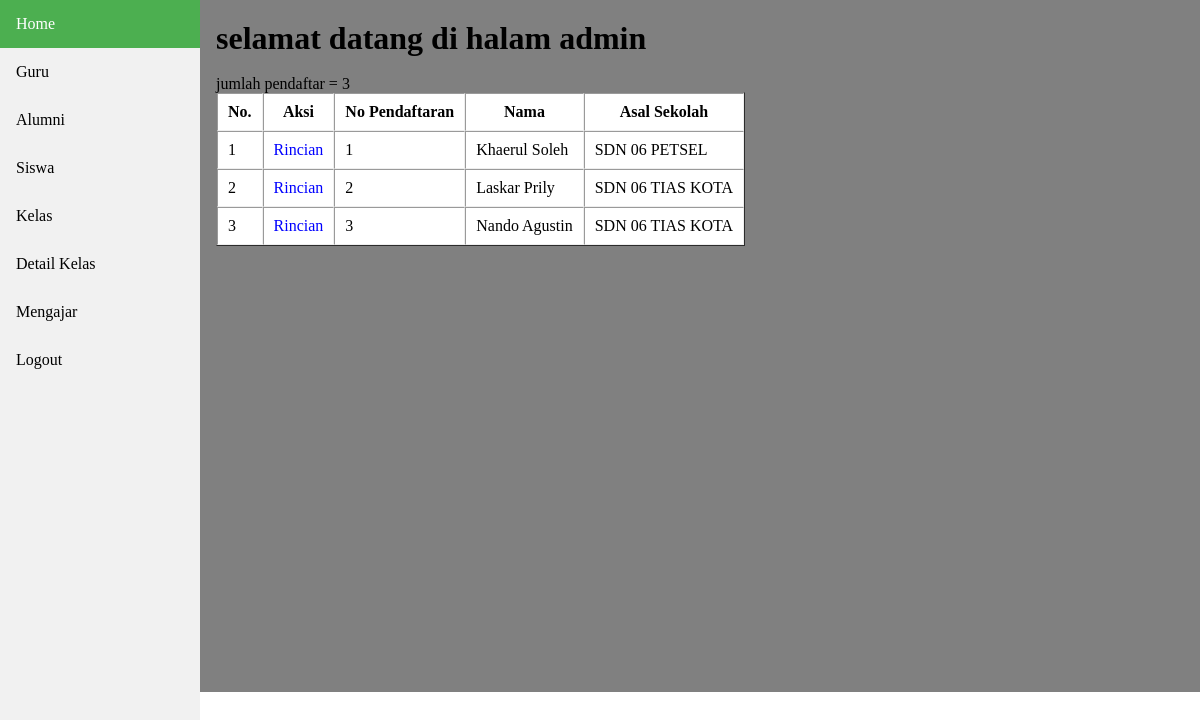
The page /admin/index.php (signed in) on the database its author committed.
### tables this page shows
CREATE TABLE `daftar` (
  `nopendaftaran` int(11) NOT NULL,
  `nama_pendaftar` varchar(100) NOT NULL,
  `asal_sekolah` varchar(30) NOT NULL,
  `jenis_kelamin` varchar(10) NOT NULL,
  `nisn` varchar(12) NOT NULL,
  `tempat_lahir` varchar(25) NOT NULL,
  `tanggal_lahir` date NOT NULL,
  `alamat` varchar(40) NOT NULL,
  `tlp` varchar(13) NOT NULL,
  `nama_ortu` varchar(20) NOT NULL,
  `pekerjaan_ortu` varchar(15) NOT NULL,
  `nun` int(11) NOT NULL,
  `ijazah` varchar(255) NOT NULL,
  `akte` varchar(255) NOT NULL,
  `status` varchar(10) NOT NULL
);

### koneksi.php (called while the page is built)
<?php
$conn = mysqli_connect("localhost","root","","smp");
function query($query){
	global $conn;
	$result = mysqli_query($conn, $query);
	$rows=[];
	while ($row = mysqli_fetch_assoc($result)) {
		$rows[] = $row;
	}
	return $rows;
}
 ?>

### admin/index.php (the view, shortened to what this page needs)
<?php
 require '../koneksi.php';
$pendaftar= query("SELECT * from daftar WHERE status='menunggu'");
$total= count($pendaftar);
 ?>
 <!DOCTYPE html>
 <html>
 <head>
 	<link rel="stylesheet" type="text/css" href="gaya.css">
 </head>
 <body>
 	<div main-conten>
<div class="sidebar">
  <a class="active" href="index.php">Home</a>
  <a href="guru/guru.php">Guru</a>
  <a href="alumni/alumni.php">Alumni</a>
  <a href="siswa/siswa.php">Siswa</a>
  <a href="kelas/kelas.php">Kelas</a>
  <a href="detailkelas/detail.php">Detail Kelas</a>
  <a href="mengajar/mengajar.php">Mengajar</a>
  <a href="logout.php">Logout</a>
</div>
<div class="content">
<h1>selamat datang di halam admin</h1>
<p>jumlah pendaftar = <?= $total;  ?> </p>
<?php if($total>0): ?>
<table border="1" cellpadding="10" cellspacing="0">
    <tr>
      <th>No.</th>
      <th>Aksi</th>
      <th>No Pendaftaran</th>
      <th>Nama</th>
      <th>Asal Sekolah</th>
    </tr>
    <?php   $i=1; ?>
  <?php   foreach($pendaftar as $row): ?>
    <tr>
      <td><?= $i; ?></td>
      <td>
        <a href="rincian.php?nopendaftaran=<?= $row["nopendaftaran"]  ?>"">Rincian</a>
      </td>
      <td><?= $row["nopendaftaran"]; ?></td>
      <td><?= $row["nama_pendaftar"]; ?></td>
      <td><?= $row["asal_sekolah"]; ?></td>
    </tr>
    <?php   $i++; ?>
  <?php   endforeach; ?>
  </table>
  <?php else: ?>
    <p>TIDAK ADA PENDAFTAR BARU</p>
<?php endif; ?>
</div>
 	</div>
 </body>
 </html>

### admin/gaya.css (style rules this page uses)
html, body, div, span, applet, object, iframe, h2, h3, h4, h5, h6, p, blockquote, pre, a, abbr, acronym, address, big, cite, code, del, dfn, em, img, ins, kbd, q, s, samp, small, strike, strong, sub, sup, tt, var, b, u, i, center, dl, dt, dd, ol, ul, li, fieldset, form, label, legend, caption, tbody, tfoot, thead, article, aside, canvas, details, embed, figure, figcaption, footer, header, hgroup, menu, nav, output, ruby, section, summary, time, mark, audio, video { margin: 0; padding: 0; border: 0; font-size: 100%; font: inherit; vertical-align: baseline; }
body { line-height: 1; }
.sidebar { margin: 0; padding: 0; width: 200px; background-color: #f1f1f1; position: fixed; height: 100%; overflow: auto; }
.sidebar a { display: block; color: black; padding: 16px; text-decoration: none; }
.sidebar a.active { background-color: #4CAF50; color: white; }
div.content { margin-left: 200px; padding: 1px 16px; min-height: 690px; }
.content { background-color: grey; }
.content table { background-color: white; }
.content a { text-decoration: none; color:blue; }

### rows shown on the page
daftar: nopendaftaran "1", nama_pendaftar "Khaerul Soleh", asal_sekolah "SDN 06 PETSEL"
daftar: nopendaftaran "2", nama_pendaftar "Laskar Prily", asal_sekolah "SDN 06 TIAS KOTA"
daftar: nopendaftaran "3", nama_pendaftar "Nando Agustin", asal_sekolah "SDN 06 TIAS KOTA"

### other values the page prints
$total "3"
